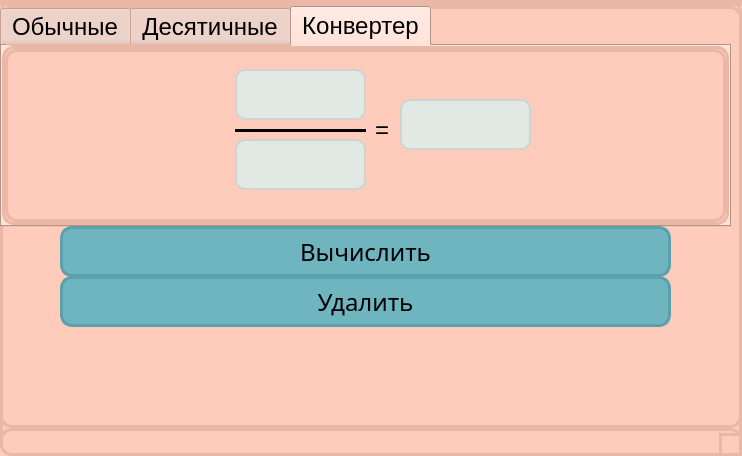
<?xml version="1.0" encoding="UTF-8"?>
<ui version="4.0">
 <class>MainWindow</class>
 <widget class="QMainWindow" name="MainWindow">
  <property name="geometry">
   <rect>
    <x>0</x>
    <y>0</y>
    <width>742</width>
    <height>456</height>
   </rect>
  </property>
  <property name="windowTitle">
   <string>MainWindow</string>
  </property>
  <property name="styleSheet">
   <string notr="true">background-color: rgb(255, 204, 187);
border-style: solid;
border-width: 3px;
border-radius: 12px;
border-color: rgb(235, 184, 167);

</string>
  </property>
  <widget class="QWidget" name="centralwidget">
   <widget class="QTabWidget" name="tabWidget">
    <property name="geometry">
     <rect>
      <x>0</x>
      <y>0</y>
      <width>731</width>
      <height>221</height>
     </rect>
    </property>
    <property name="font">
     <font>
      <pointsize>18</pointsize>
     </font>
    </property>
    <property name="styleSheet">
     <string notr="true">

QTabWidget::tab-bar 
{
    alignment: center;
}

</string>
    </property>
    <property name="currentIndex">
     <number>2</number>
    </property>
    <widget class="QWidget" name="tab">
     <attribute name="title">
      <string>Обычные</string>
     </attribute>
     <widget class="QLineEdit" name="lineEdit_1">
      <property name="geometry">
       <rect>
        <x>130</x>
        <y>20</y>
        <width>131</width>
        <height>51</height>
       </rect>
      </property>
      <property name="font">
       <font>
        <family>18px</family>
        <pointsize>18</pointsize>
        <weight>50</weight>
        <italic>false</italic>
        <bold>false</bold>
       </font>
      </property>
      <property name="styleSheet">
       <string notr="true">background-color: rgb(226, 232, 228);
border-style: solid;
border-width: 2px;
border-radius: 10px;
border-color: rgb(206, 212, 208);
font: caption 18px;</string>
      </property>
      <property name="text">
       <string/>
      </property>
     </widget>
     <widget class="QLineEdit" name="lineEdit_2">
      <property name="geometry">
       <rect>
        <x>130</x>
        <y>90</y>
        <width>131</width>
        <height>51</height>
       </rect>
      </property>
      <property name="font">
       <font>
        <family>18px</family>
        <pointsize>18</pointsize>
        <weight>50</weight>
        <italic>false</italic>
        <bold>false</bold>
       </font>
      </property>
      <property name="styleSheet">
       <string notr="true">background-color: rgb(226, 232, 228);
border-style: solid;
border-width: 2px;
border-radius: 10px;
border-color: rgb(206, 212, 208);
font: caption 18px;</string>
      </property>
     </widget>
     <widget class="Line" name="line">
      <property name="geometry">
       <rect>
        <x>130</x>
        <y>80</y>
        <width>131</width>
        <height>3</height>
       </rect>
      </property>
      <property name="autoFillBackground">
       <bool>false</bool>
      </property>
      <property name="styleSheet">
       <string notr="true">background-color: rgb(0,0,0);
border: none</string>
      </property>
      <property name="orientation">
       <enum>Qt::Horizontal</enum>
      </property>
     </widget>
     <widget class="QComboBox" name="comboBox">
      <property name="geometry">
       <rect>
        <x>267</x>
        <y>60</y>
        <width>61</width>
        <height>41</height>
       </rect>
      </property>
      <property name="font">
       <font>
        <family>18px</family>
        <pointsize>18</pointsize>
        <weight>50</weight>
        <italic>false</italic>
        <bold>false</bold>
       </font>
      </property>
      <property name="styleSheet">
       <string notr="true">background-color: rgb(110, 181, 192);
border-style: solid;
border-width: 3px;
border-radius: 12px;
border-color: rgb(90, 161, 172);
font: caption 18px;


</string>
      </property>
      <item>
       <property name="text">
        <string>+</string>
       </property>
      </item>
      <item>
       <property name="text">
        <string>-</string>
       </property>
      </item>
      <item>
       <property name="text">
        <string>×</string>
       </property>
      </item>
      <item>
       <property name="text">
        <string>÷</string>
       </property>
      </item>
     </widget>
     <widget class="QLineEdit" name="lineEdit_3">
      <property name="geometry">
       <rect>
        <x>330</x>
        <y>20</y>
        <width>131</width>
        <height>51</height>
       </rect>
      </property>
      <property name="font">
       <font>
        <family>18px</family>
        <pointsize>18</pointsize>
        <weight>50</weight>
        <italic>false</italic>
        <bold>false</bold>
       </font>
      </property>
      <property name="styleSheet">
       <string notr="true">background-color: rgb(226, 232, 228);
border-style: solid;
border-width: 2px;
border-radius: 10px;
border-color: rgb(206, 212, 208);
font: caption 18px;</string>
      </property>
      <property name="text">
       <string/>
      </property>
     </widget>
     <widget class="QLineEdit" name="lineEdit_4">
      <property name="geometry">
       <rect>
        <x>330</x>
        <y>90</y>
        <width>131</width>
        <height>51</height>
       </rect>
      </property>
      <property name="font">
       <font>
        <family>18px</family>
        <pointsize>18</pointsize>
        <weight>50</weight>
        <italic>false</italic>
        <bold>false</bold>
       </font>
      </property>
      <property name="styleSheet">
       <string notr="true">background-color: rgb(226, 232, 228);
border-style: solid;
border-width: 2px;
border-radius: 10px;
border-color: rgb(206, 212, 208);
font: caption 18px;</string>
      </property>
     </widget>
     <widget class="QLabel" name="label">
      <property name="geometry">
       <rect>
        <x>460</x>
        <y>70</y>
        <width>21</width>
        <height>21</height>
       </rect>
      </property>
      <property name="font">
       <font>
        <family>MS Shell Dlg 2</family>
        <pointsize>18</pointsize>
        <weight>50</weight>
        <italic>false</italic>
        <bold>false</bold>
       </font>
      </property>
      <property name="styleSheet">
       <string notr="true">border: none</string>
      </property>
      <property name="text">
       <string>=</string>
      </property>
     </widget>
     <widget class="QLineEdit" name="lineEdit_5">
      <property name="geometry">
       <rect>
        <x>485</x>
        <y>20</y>
        <width>131</width>
        <height>51</height>
       </rect>
      </property>
      <property name="font">
       <font>
        <family>18px</family>
        <pointsize>18</pointsize>
        <weight>50</weight>
        <italic>false</italic>
        <bold>false</bold>
       </font>
      </property>
      <property name="styleSheet">
       <string notr="true">background-color: rgb(226, 232, 228);
border-style: solid;
border-width: 2px;
border-radius: 10px;
border-color: rgb(206, 212, 208);
font: caption 18px;</string>
      </property>
      <property name="text">
       <string/>
      </property>
     </widget>
     <widget class="QLineEdit" name="lineEdit_6">
      <property name="geometry">
       <rect>
        <x>485</x>
        <y>90</y>
        <width>131</width>
        <height>51</height>
       </rect>
      </property>
      <property name="font">
       <font>
        <family>18px</family>
        <pointsize>18</pointsize>
        <weight>50</weight>
        <italic>false</italic>
        <bold>false</bold>
       </font>
      </property>
      <property name="styleSheet">
       <string notr="true">background-color: rgb(226, 232, 228);
border-style: solid;
border-width: 2px;
border-radius: 10px;
border-color: rgb(206, 212, 208);
font: caption 18px;</string>
      </property>
     </widget>
     <widget class="Line" name="line_2">
      <property name="geometry">
       <rect>
        <x>330</x>
        <y>80</y>
        <width>131</width>
        <height>3</height>
       </rect>
      </property>
      <property name="autoFillBackground">
       <bool>false</bool>
      </property>
      <property name="styleSheet">
       <string notr="true">background-color: rgb(0,0,0);
border: none</string>
      </property>
      <property name="orientation">
       <enum>Qt::Horizontal</enum>
      </property>
     </widget>
     <widget class="Line" name="line_3">
      <property name="geometry">
       <rect>
        <x>490</x>
        <y>80</y>
        <width>131</width>
        <height>3</height>
       </rect>
      </property>
      <property name="autoFillBackground">
       <bool>false</bool>
      </property>
      <property name="styleSheet">
       <string notr="true">background-color: rgb(0,0,0);
border: none</string>
      </property>
      <property name="orientation">
       <enum>Qt::Horizontal</enum>
      </property>
     </widget>
    </widget>
    <widget class="QWidget" name="tab_2">
     <attribute name="title">
      <string>Десятичные</string>
     </attribute>
     <widget class="QLineEdit" name="lineEdit_7">
      <property name="geometry">
       <rect>
        <x>130</x>
        <y>50</y>
        <width>131</width>
        <height>51</height>
       </rect>
      </property>
      <property name="font">
       <font>
        <family>18px</family>
        <pointsize>18</pointsize>
        <weight>50</weight>
        <italic>false</italic>
        <bold>false</bold>
       </font>
      </property>
      <property name="styleSheet">
       <string notr="true">background-color: rgb(226, 232, 228);
border-style: solid;
border-width: 2px;
border-radius: 10px;
border-color: rgb(206, 212, 208);
font: caption 18px;</string>
      </property>
      <property name="text">
       <string/>
      </property>
     </widget>
     <widget class="QComboBox" name="comboBox_2">
      <property name="geometry">
       <rect>
        <x>267</x>
        <y>60</y>
        <width>61</width>
        <height>41</height>
       </rect>
      </property>
      <property name="font">
       <font>
        <family>18px</family>
        <pointsize>18</pointsize>
        <weight>50</weight>
        <italic>false</italic>
        <bold>false</bold>
       </font>
      </property>
      <property name="styleSheet">
       <string notr="true">background-color: rgb(110, 181, 192);
border-style: solid;
border-width: 3px;
border-radius: 12px;
border-color: rgb(90, 161, 172);
font: caption 18px;</string>
      </property>
      <item>
       <property name="text">
        <string>+</string>
       </property>
      </item>
      <item>
       <property name="text">
        <string>-</string>
       </property>
      </item>
      <item>
       <property name="text">
        <string>×</string>
       </property>
      </item>
      <item>
       <property name="text">
        <string>÷</string>
       </property>
      </item>
     </widget>
     <widget class="QLabel" name="label_2">
      <property name="geometry">
       <rect>
        <x>450</x>
        <y>70</y>
        <width>142</width>
        <height>21</height>
       </rect>
      </property>
      <property name="font">
       <font>
        <family>MS Shell Dlg 2</family>
        <pointsize>18</pointsize>
        <weight>50</weight>
        <italic>false</italic>
        <bold>false</bold>
       </font>
      </property>
      <property name="styleSheet">
       <string notr="true">border: none</string>
      </property>
      <property name="text">
       <string>=</string>
      </property>
     </widget>
     <widget class="QLineEdit" name="lineEdit_8">
      <property name="geometry">
       <rect>
        <x>330</x>
        <y>50</y>
        <width>121</width>
        <height>51</height>
       </rect>
      </property>
      <property name="font">
       <font>
        <family>18px</family>
        <pointsize>18</pointsize>
        <weight>50</weight>
        <italic>false</italic>
        <bold>false</bold>
       </font>
      </property>
      <property name="styleSheet">
       <string notr="true">background-color: rgb(226, 232, 228);
border-style: solid;
border-width: 2px;
border-radius: 10px;
border-color: rgb(206, 212, 208);
font: caption 18px;</string>
      </property>
      <property name="text">
       <string/>
      </property>
     </widget>
     <widget class="QLineEdit" name="lineEdit_9">
      <property name="geometry">
       <rect>
        <x>480</x>
        <y>50</y>
        <width>121</width>
        <height>51</height>
       </rect>
      </property>
      <property name="font">
       <font>
        <family>18px</family>
        <pointsize>18</pointsize>
        <weight>50</weight>
        <italic>false</italic>
        <bold>false</bold>
       </font>
      </property>
      <property name="styleSheet">
       <string notr="true">background-color: rgb(226, 232, 228);
border-style: solid;
border-width: 2px;
border-radius: 10px;
border-color: rgb(206, 212, 208);
font: caption 18px;</string>
      </property>
      <property name="text">
       <string/>
      </property>
     </widget>
    </widget>
    <widget class="QWidget" name="tab_3">
     <attribute name="title">
      <string>Конвертер</string>
     </attribute>
     <widget class="QLineEdit" name="lineEdit_10">
      <property name="geometry">
       <rect>
        <x>230</x>
        <y>20</y>
        <width>131</width>
        <height>51</height>
       </rect>
      </property>
      <property name="font">
       <font>
        <family>18px</family>
        <pointsize>18</pointsize>
        <weight>50</weight>
        <italic>false</italic>
        <bold>false</bold>
       </font>
      </property>
      <property name="styleSheet">
       <string notr="true">background-color: rgb(226, 232, 228);
border-style: solid;
border-width: 2px;
border-radius: 10px;
border-color: rgb(206, 212, 208);
font: caption 18px;</string>
      </property>
      <property name="text">
       <string/>
      </property>
     </widget>
     <widget class="QLineEdit" name="lineEdit_11">
      <property name="geometry">
       <rect>
        <x>230</x>
        <y>90</y>
        <width>131</width>
        <height>51</height>
       </rect>
      </property>
      <property name="font">
       <font>
        <family>18px</family>
        <pointsize>18</pointsize>
        <weight>50</weight>
        <italic>false</italic>
        <bold>false</bold>
       </font>
      </property>
      <property name="styleSheet">
       <string notr="true">background-color: rgb(226, 232, 228);
border-style: solid;
border-width: 2px;
border-radius: 10px;
border-color: rgb(206, 212, 208);
font: caption 18px;</string>
      </property>
      <property name="text">
       <string/>
      </property>
     </widget>
     <widget class="QLabel" name="label_5">
      <property name="geometry">
       <rect>
        <x>370</x>
        <y>70</y>
        <width>21</width>
        <height>21</height>
       </rect>
      </property>
      <property name="font">
       <font>
        <family>MS Shell Dlg 2</family>
        <pointsize>18</pointsize>
        <weight>50</weight>
        <italic>false</italic>
        <bold>false</bold>
       </font>
      </property>
      <property name="styleSheet">
       <string notr="true">border: none</string>
      </property>
      <property name="text">
       <string>=</string>
      </property>
     </widget>
     <widget class="QLineEdit" name="lineEdit_12">
      <property name="geometry">
       <rect>
        <x>395</x>
        <y>50</y>
        <width>131</width>
        <height>51</height>
       </rect>
      </property>
      <property name="font">
       <font>
        <family>18px</family>
        <pointsize>18</pointsize>
        <weight>50</weight>
        <italic>false</italic>
        <bold>false</bold>
       </font>
      </property>
      <property name="styleSheet">
       <string notr="true">background-color: rgb(226, 232, 228);
border-style: solid;
border-width: 2px;
border-radius: 10px;
border-color: rgb(206, 212, 208);
font: caption 18px;</string>
      </property>
      <property name="text">
       <string/>
      </property>
     </widget>
     <widget class="Line" name="line_4">
      <property name="geometry">
       <rect>
        <x>230</x>
        <y>80</y>
        <width>131</width>
        <height>3</height>
       </rect>
      </property>
      <property name="autoFillBackground">
       <bool>false</bool>
      </property>
      <property name="styleSheet">
       <string notr="true">background-color: rgb(0,0,0);
border: none</string>
      </property>
      <property name="orientation">
       <enum>Qt::Horizontal</enum>
      </property>
     </widget>
    </widget>
   </widget>
   <widget class="QPushButton" name="btn">
    <property name="geometry">
     <rect>
      <x>60</x>
      <y>220</y>
      <width>611</width>
      <height>51</height>
     </rect>
    </property>
    <property name="font">
     <font>
      <family>18px</family>
      <pointsize>18</pointsize>
      <weight>50</weight>
      <italic>false</italic>
      <bold>false</bold>
     </font>
    </property>
    <property name="autoFillBackground">
     <bool>false</bool>
    </property>
    <property name="styleSheet">
     <string notr="true">background-color: rgb(110, 181, 192);
border-style: solid;
border-width: 3px;
border-radius: 12px;
border-color: rgb(90, 161, 172);
font: caption 18px;
min-width: 10em;
padding: 6px;
</string>
    </property>
    <property name="text">
     <string>Вычислить</string>
    </property>
   </widget>
   <widget class="QPushButton" name="btn_2">
    <property name="geometry">
     <rect>
      <x>60</x>
      <y>270</y>
      <width>611</width>
      <height>51</height>
     </rect>
    </property>
    <property name="font">
     <font>
      <family>18px</family>
      <pointsize>18</pointsize>
      <weight>50</weight>
      <italic>false</italic>
      <bold>false</bold>
     </font>
    </property>
    <property name="autoFillBackground">
     <bool>false</bool>
    </property>
    <property name="styleSheet">
     <string notr="true">background-color: rgb(110, 181, 192);
border-style: solid;
border-width: 3px;
border-radius: 12px;
border-color: rgb(90, 161, 172);
font: caption 18px;
min-width: 10em;
padding: 6px;
</string>
    </property>
    <property name="text">
     <string>Удалить</string>
    </property>
   </widget>
  </widget>
  <widget class="QMenuBar" name="menubar">
   <property name="geometry">
    <rect>
     <x>0</x>
     <y>0</y>
     <width>742</width>
     <height>27</height>
    </rect>
   </property>
  </widget>
  <widget class="QStatusBar" name="statusbar"/>
 </widget>
 <resources/>
 <connections/>
</ui>
